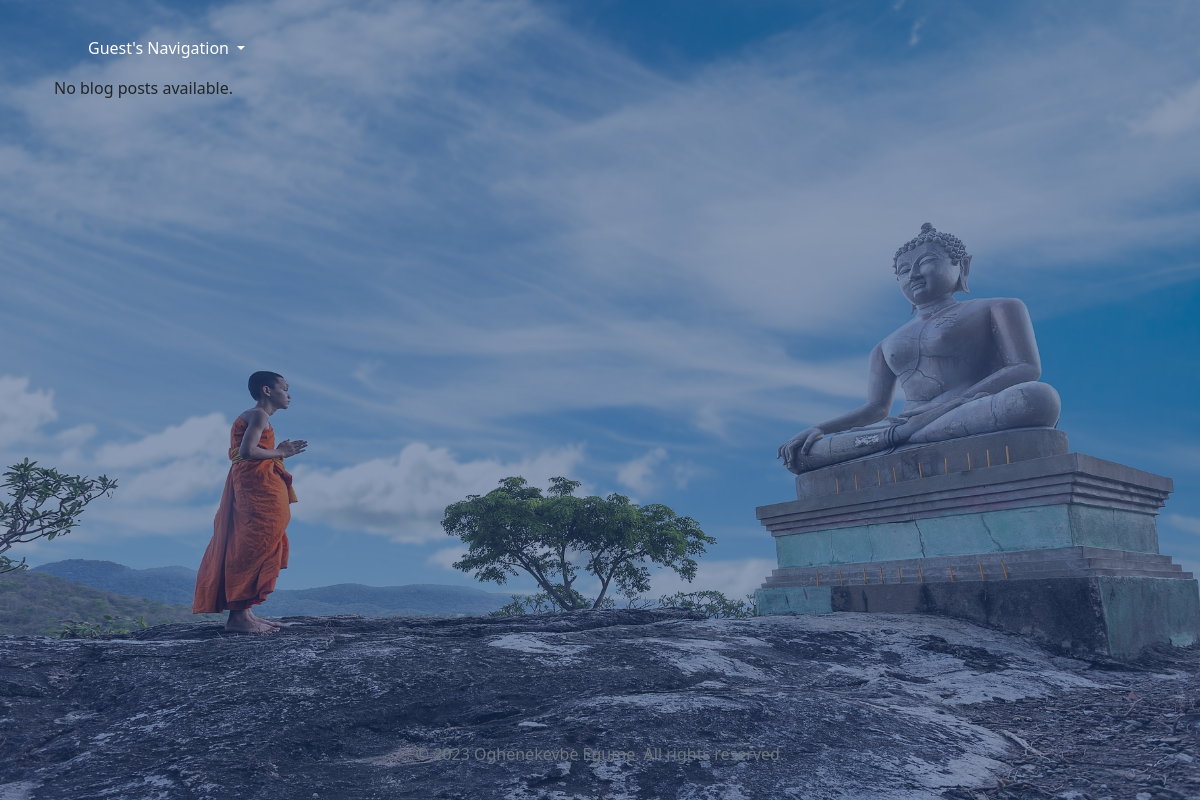
Before: /blog_list/ with the older database file.
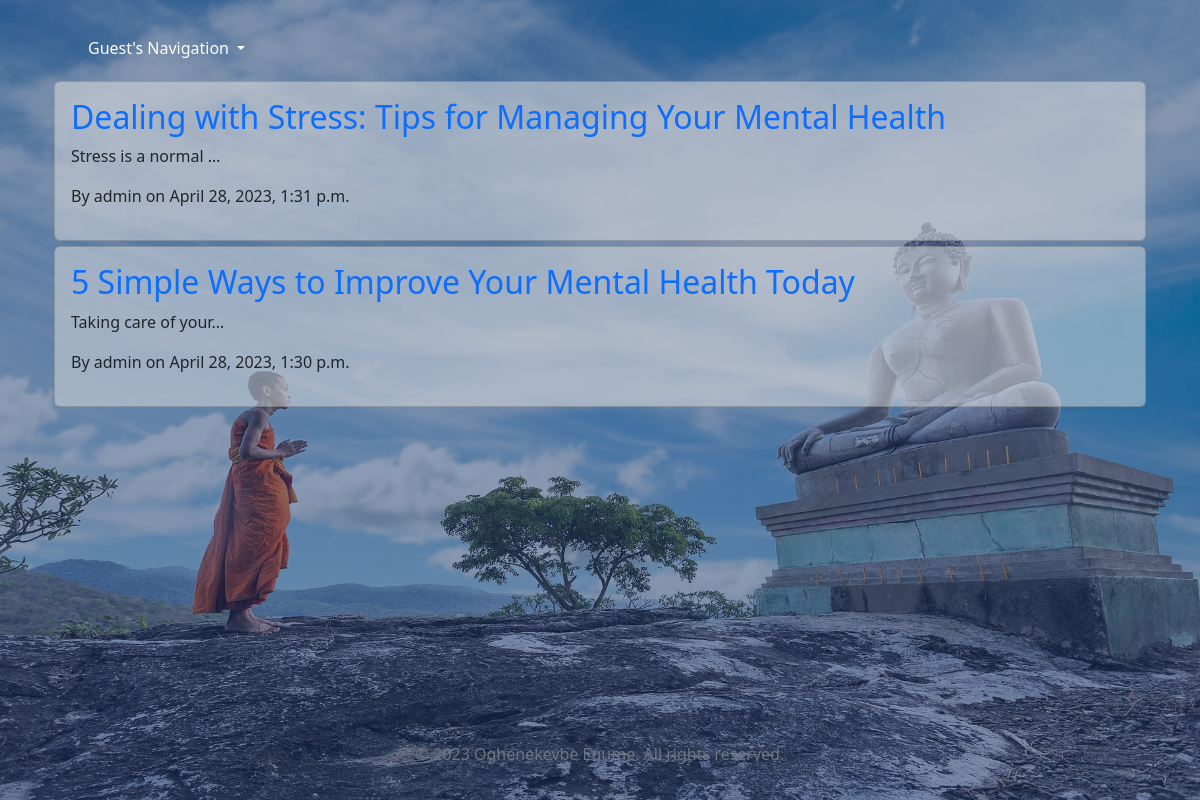
After: the same page with the newer database file.
### life/models.py (models this page shows, shortened)
class BlogPost(models.Model):
    author = models.ForeignKey(User, on_delete=models.CASCADE)
    subject = models.CharField(max_length=225)
    body = models.TextField()
    date_added = models.DateTimeField(default = datetime.now, blank= True)
    class Meta:
        ordering = ['date_added']

### life/views.py (the view)
# urls.py: path("blog_list/", BlogListView.as_view(), name="blog_list"),
class BlogListView(ListView):
    model = BlogPost
    template_name = 'blog_list.html'
    context_object_name = 'posts'
    def get_queryset(self):
        queryset = self.model.objects.all().order_by('-date_added')
        return queryset

### life/templates/blog_list.html (shortened to what this page needs)
{% extends 'base.html' %}
{% block content %}
<div class="container" style="min-height: 82vh; max-height: max-content;">
    <div class="row">
        <div class="col">
            {% for post in posts %}
                <div class="card">
                    <div class="card-body">
                        <h2><a href="{% url 'blog_detail' post.pk %}" style="text-decoration: none; font-weight: lighter;">{{ post.subject }}</a></h2>
                            <p>{{ post.body|truncatechars:20 }}</p>
                        <p>By {{ post.author }} on {{ post.date_added}}</p>
                    </div>
                </div>
            {% empty %}
              <p>No blog posts available.</p>
            {% endfor %}
        </div>
    </div>
</div>
{% endblock %}

### life/templates/base.html (shortened to what this page needs)
{% load static %}
<!DOCTYPE html>
<html lang="en">
<head>
  <link rel="stylesheet" href="{% static 'css/bootstrap.min.css' %} ">
  <link rel="stylesheet" href="{% static 'css/base.css' %} ">
  <link href="https://unpkg.com/aos@2.3.1/dist/aos.css" rel="stylesheet">
</head>
<body>
  <div class="overlay"> </div>
  <div class="content">
    <nav class="navbar navbar-expand-lg bg-body-tertiary">
      <div class="container-fluid">
        <div class="collapse navbar-collapse" id="navbarSupportedContent">
          <ul class="navbar-nav me-auto mb-2 mb-lg-0">
            <li class="nav-item dropdown mx-5">
              <a class="nav-link dropdown-toggle" href="#" role="button" data-bs-toggle="dropdown" aria-expanded="false">
                {% if user.is_authenticated %}{{user.username}}'s{% else %}Guest's{% endif %} Navigation
              </a>
            </li>
          </ul>
        </div>
      </div>
    </nav>
    <div class="container">
      {% block content %}
      {% endblock content %}
    </div>
    <footer style="width: 100%; margin-top: 10px;">
      <div class="container-fluid text-center">
        <p class=" text-secondary mt-1">&copy; 2023 Oghenekevbe Egume. All rights reserved.</p>
      </div>
    </footer>
  </div>
</body>
</html>

### static/css/base.css (style rules this page uses)
body { background-size: cover; background-position: center; transition: background 0.5s ease-in-out; position: relative; min-height: 100vh; max-height: max-content; }
.overlay { position: absolute; top: 0; right: 0; bottom: 0; left: 0; background-color: rgba(25, 55, 109, 0.5); min-height: 100vh; max-height: max-content; }
.content { z-index: 1; position: relative; padding: 20px; }
.navbar { background-color: rgba(185, 237, 221, 0)!important ; }
.nav-item a { color: #fff !important; }

### life/templates/blog_list.html (style rules this page uses)
.card { background-color: rgba(225, 225, 225, 0.5); margin-top: 5px; }

Changed rows visible on the page:
added BlogPost: subject "Dealing with Stress: Tips for Managing Your Mental Health", body "Stress is a normal …", author "admin", date_added "April 28, 2023, 1:31 p.m."
added BlogPost: subject "5 Simple Ways to Improve Your Mental Health Today", body "Taking care of your…", author "admin", date_added "April 28, 2023, 1:30 p.m."
Other visible differences:
text no longer shown: "No blog posts available."
